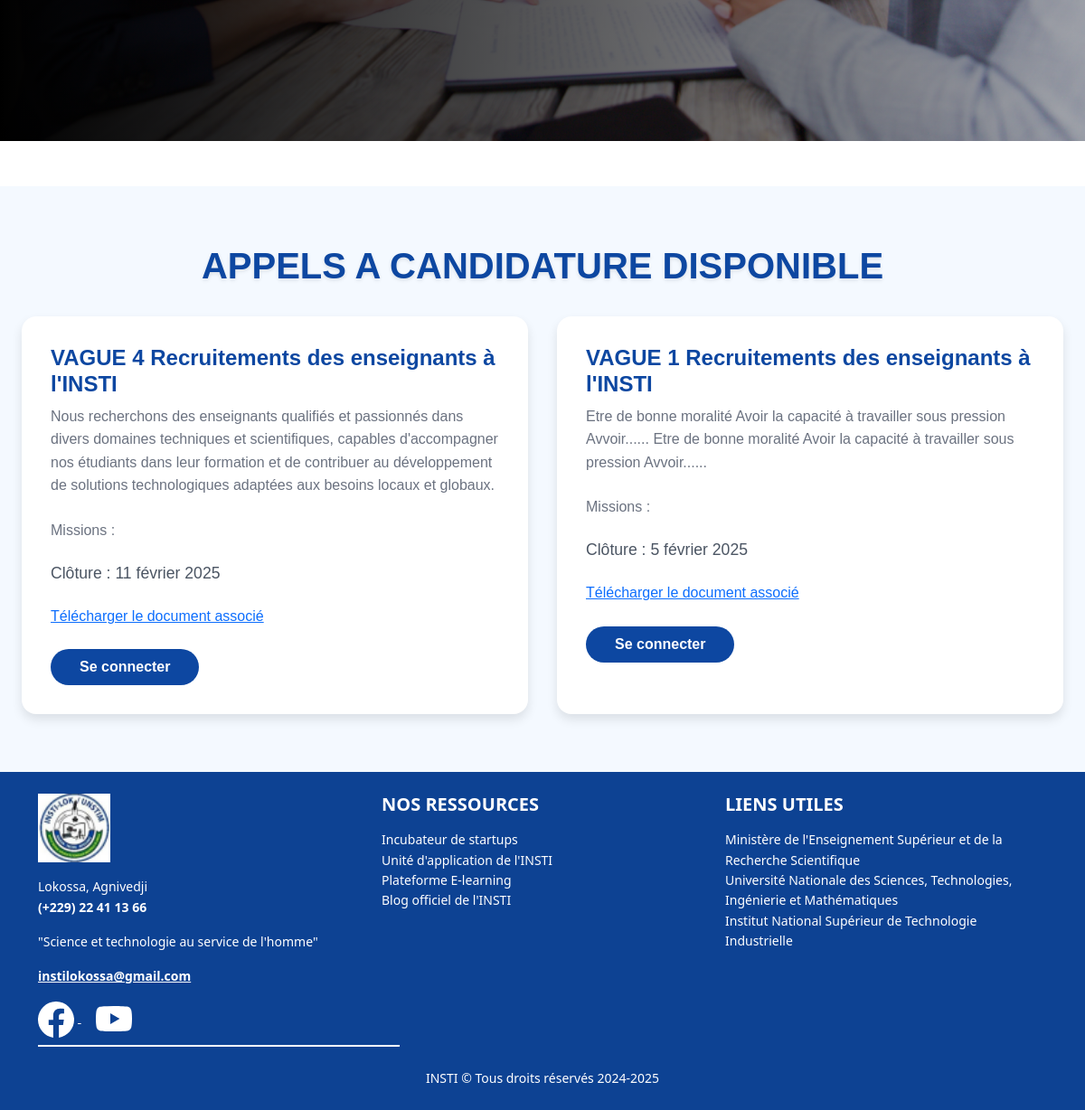
The page /accueil/ (lower part) on the database as committed earlier.
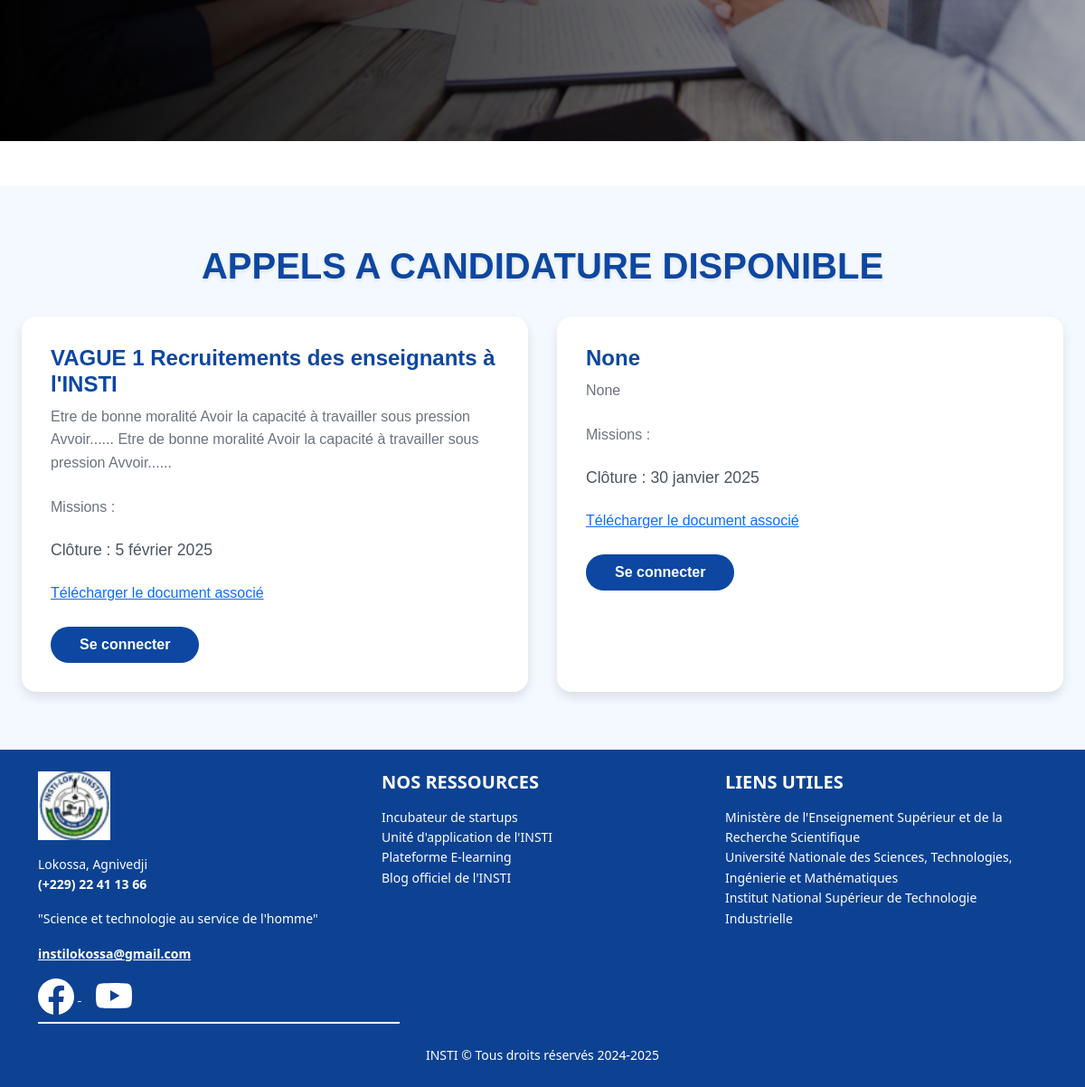
The same page on the database as committed later.
### recruit/models.py (models this page shows, shortened)
class Appel(models.Model):
  ecole = models.ForeignKey(Ecole, on_delete=models.CASCADE, blank=False)
  titre = models.CharField(max_length=50, blank=False, null=False)
  description = models.TextField(max_length=500, blank=False, null=False, default='')
  nbr_poste = models.PositiveIntegerField(default=0)
  mission = models.CharField(max_length=255, blank=False, null=False)
  date_debut = models.DateField(auto_now=False, auto_now_add=True)
  date_fin = models.DateField(auto_now=False, auto_now_add=False, blank=False, null=False)
  document = models.FileField(upload_to='documents/', blank=True, null=True)
  class Meta:
    verbose_name = "Appel"
    verbose_name_plural = "Appels"

### recruit/views.py (the view)
# urls.py: path("accueil/", views.accueil, name="home"),
def accueil(request):
    appels = Appel.objects.all()
    return render(request, 'accueil.html', {'appels': appels})

### recruit/templates/accueil.html (shortened to what the changed rows need)
{% load static %}
<!DOCTYPE html>
<html lang="fr">
<head>
    {% block metas %}
    <link rel="stylesheet" href="{% static 'appels.css' %}">
    <link rel="stylesheet" href="{% static 'style.css' %}">
    {% endblock %}
    <link href="{% static 'bootstrap/css/bootstrap.min.css' %}" rel="stylesheet">
</head>
<body>
{% block contenu %}
    <div class="content-container py-8 px-4 bg-gray-50">
        <div class="header mb-8 text-center">
            <h2 class="text-3xl font-bold text-blue-600">APPELS A CANDIDATURE DISPONIBLE</h2>
        </div>
        <div class="job-container grid grid-cols-1 md:grid-cols-2 lg:grid-cols-3 gap-8">
            {% for app in appels %}
            <div class="job-box bg-white p-6 rounded-lg shadow-xl hover:shadow-2xl transition-shadow duration-300">
                <h3 class="text-xl font-semibold text-blue-600 mb-2">{{ app.titre }}</h3>
                <p class="text-gray-600 mb-4">{{ app.description }}</p>
                <p class="text-sm text-gray-500 mb-4">Missions : {{ app.missions }}</p>
                <h4 class="text-lg font-medium text-gray-800 mb-4">Clôture : {{ app.date_fin }}</h4>
                {% if app.document %}
                <div class="mt-4">
                    <p class="mb-4">
                        <a href="{{ app.document.url }}" target="_blank" class="text-red-500 hover:underline">
                         Télécharger le document associé
                        </a>
                    </p>
                </div>
                {% else %}
                  <p class="text-red-500">Aucun document associé.</p>
                {% endif %}
                {% if user.is_authenticated %}
                <a href="{% url 'recruit:candidater' appel_id=app.id %}" class="apply-btn inline-block px-6 py-2 bg-blue-600 text-white rounded-full hover:bg-blue-700 transition-colors duration-300">
                  Postuler
                </a>
                {% else %}
                <a href="{% url 'accounts:login' %}" class="apply-btn inline-block px-6 py-2 bg-gray-600 text-white rounded-full hover:bg-gray-700 transition-colors duration-300">
                    Se connecter
                </a>
                {% endif %}
            </div>
            {% empty %}
            <div class="empty-message text-center text-gray-500">
                Pas d'appels à candidatures en cours
            </div>
            {% endfor %}
        </div>
      </div>
{% endblock %}
</body>
</html>

Rows that differ between the two databases and show on the page:
removed Appel: titre "VAGUE 4 Recruitements des enseignants à l'INSTI", description "Nous recherchons des enseignants qualifiés et passionnés dans divers domaines techniques et scientifiques, capables d'accompagner nos étudiants dans leur formation et de contribuer au développement de solutions technologiques adaptées aux besoins locaux et globaux.", date_fin "11 février 2025"
added Appel: titre "None", description "None", date_fin "30 janvier 2025"
